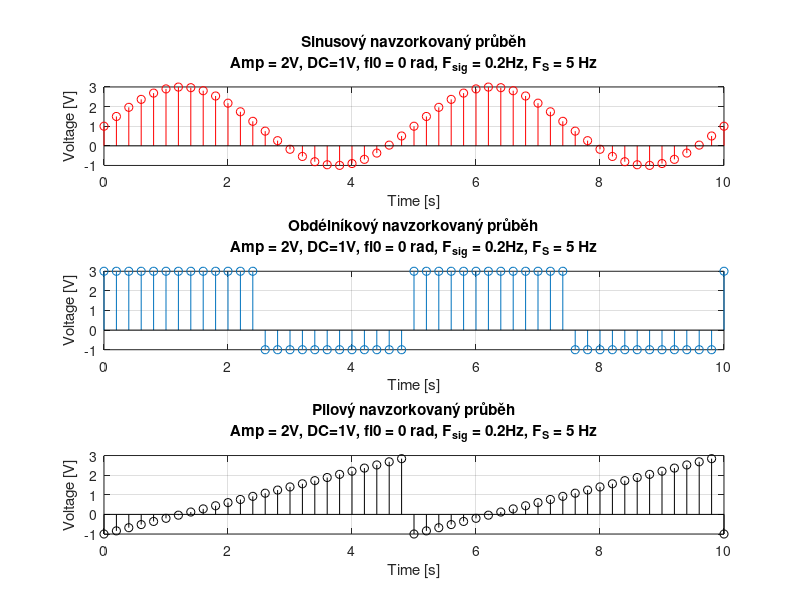

Recreate this plot in MATLAB.
clear all;
amp = 2; %amplituda
offset = 1; %DC složka

f_sig = 0.2; %frekvence signalu
f_samp = 5; %vzorkovaci frekvence

omega = 2*pi*f_sig %uhlova frekvence
t = 0:1/f_samp:2*1/f_sig;

sinus = offset+amp*sin(omega*t);
sqr = offset+amp*square(omega*t);
saw = offset+amp*sawtooth(omega*t);

figure(1);
clf();
subplot(311);;
stem(t,sinus,'r');

title({"Sinusový navzorkovaný průběh" ; "Amp = 2V, DC=1V, fi0 = 0 rad, F_{sig} = 0.2Hz, F_{S} = 5 Hz"});
xlabel('Time [s]');
ylabel('Voltage [V]');
ylim("auto");
grid on;

subplot(312);
stem(t,sqr);

title({"Obdélníkový navzorkovaný průběh" ; "Amp = 2V, DC=1V, fi0 = 0 rad, F_{sig} = 0.2Hz, F_{S} = 5 Hz"});
xlabel('Time [s]');
ylabel('Voltage [V]');
grid on;

subplot(313);
stem(t,saw,'k');

title({"Pilový navzorkovaný průběh" ; "Amp = 2V, DC=1V, fi0 = 0 rad, F_{sig} = 0.2Hz, F_{S} = 5 Hz"});
xlabel('Time [s]');
ylabel('Voltage [V]');
grid on;
savefig("test.png");